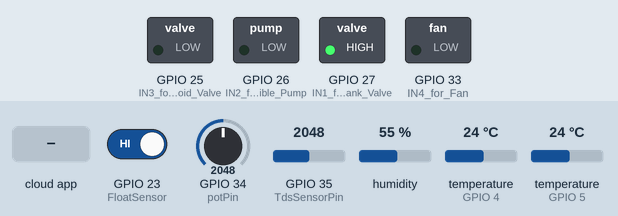
Recording of a sketch running on a simulated ESP32. Shown: switched loads named in the sketch (green lamp = pin HIGH). The inputs (shaded band) are chosen by the test bench; at power-on: GPIO 23 (FloatSensor) HIGH, GPIO 34 (potPin) = 2048, GPIO 35 (TdsSensorPin) = 2048, humidity 55 %, temperature (sensors on GPIO 4, GPIO 5) 24 °C. WiFi joins after 1.5 s; servers stay silent unless stated; the Firebase database answers and starts empty; what the sketch prints to the serial monitor is not drawn.

Above: at 2.7 s.
2.8 s: the phone or cloud app sets fan to 1
At 10.6 s:
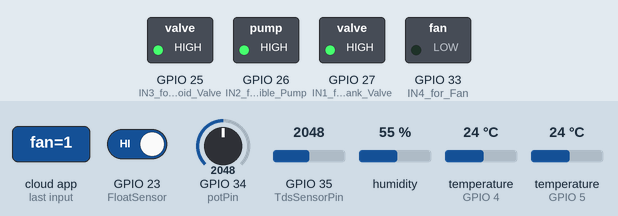
10.7 s: GPIO 23 (FloatSensor) driven LOW
At 13.1 s:
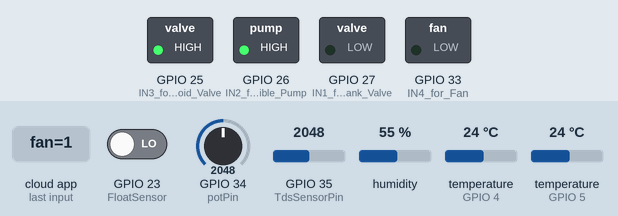
14.0 s: the phone or cloud app sets submersible_pump to 1
At 15.0 s:
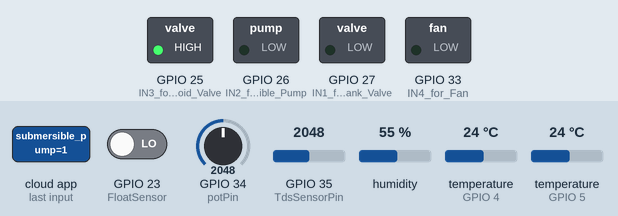
15.8 s: the phone or cloud app sets fan to 0
At 17.0 s:
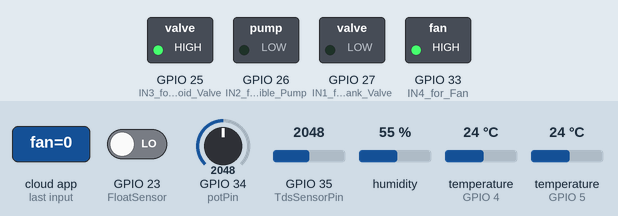
17.7 s: the phone or cloud app sets solenoid_valve to 1
At 19.6 s:
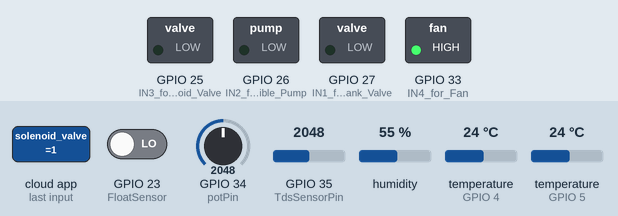
20.0 s: the phone or cloud app sets submersible_pump to 0
At 21.7 s:
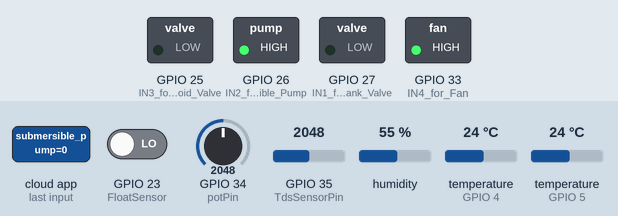
Timing chart, 0 to 22.8 s (numbered marks = the images above; inputs shaded):
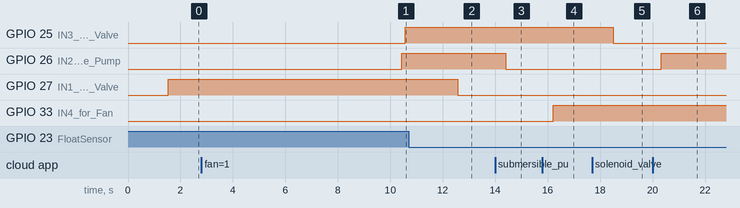

Measured:
- after the input at 2.8 s, GPIO 33 (IN4_for_Fan): stays LOW (without the input it goes to HIGH after 7.5 s)
- after the input at 10.7 s, GPIO 27 (IN1_for_Water_Tank_Valve): HIGH → LOW after 1.9 s
- after the input at 14.0 s, GPIO 26 (IN2_for_Submersible_Pump): HIGH → LOW after 0.40 s
- after the input at 15.8 s, GPIO 33 (IN4_for_Fan): LOW → HIGH after 0.42 s
- after the input at 17.7 s, GPIO 25 (IN3_for_Solenoid_Valve): HIGH → LOW after 0.81 s
- after the input at 20.0 s, GPIO 26 (IN2_for_Submersible_Pump): LOW → HIGH after 0.32 s

The sketch:

SmartHydroponicSystem.ino
```cpp
// libraries -
// firebase & wifi connection
#include <Arduino.h>
#include <WiFi.h>
#include <Firebase_ESP_Client.h>

// Provide the token generation process info and the RTDB payload printing info and other helper functions.
#include "addons/TokenHelper.h"
#include "addons/RTDBHelper.h"

// Define Firebase Data object
FirebaseData fbdo, fbdo1;
FirebaseAuth auth;
FirebaseConfig config;
unsigned long sendDataPrevMillis = 0;
bool signupOK = false;

// Insert your network credentials
#define WIFI_SSID "Wifi-Name"
#define WIFI_PASSWORD "Wifi-Password"

// Insert Firebase project API Key
#define API_KEY "Firebase-api-key"

// Insert Firebase RTDB URL*/
#define DATABASE_URL "Firebase-database-url"

// for dht
#include "DHT.h"
#define DHTPIN 4 // D4
#define DHTTYPE DHT11
DHT dht(DHTPIN, DHTTYPE);

// for water sensor
#define FloatSensor 23        // D23
int buttonState = 1;

// for water temperature
#include <OneWire.h>
#include <DallasTemperature.h>
#define DS18B20PIN 5 // D5
OneWire oneWire(DS18B20PIN);
DallasTemperature sensor(&oneWire);

// for TDS sensor
#define TdsSensorPin 35        // D35
#define VREF 3.3               // analog reference voltage(Volt) of the ADC
#define SCOUNT 30              // sum of sample point

int analogBuffer[SCOUNT];      // store the analog value in the array, read from ADC
int analogBufferTemp[SCOUNT];
int analogBufferIndex = 0;

float averageVoltage = 0;
float tdsValue = 0;
float temperature = 25;         // current temperature for compensation

unsigned long lastPrintTime = 0;

// median filtering algorithm
int getMedianNum(int bArray[], int iFilterLen)
{
    int bTab[iFilterLen];
    for (int i = 0; i < iFilterLen; i++)
        bTab[i] = bArray[i];
    int i, j, bTemp;
    for (j = 0; j < iFilterLen - 1; j++)
    {
        for (i = 0; i < iFilterLen - j - 1; i++)
        {
            if (bTab[i] > bTab[i + 1])
            {
                bTemp = bTab[i];
                bTab[i] = bTab[i + 1];
                bTab[i + 1] = bTemp;
            }
        }
    }
    if (iFilterLen % 2 == 0)
    {
        bTemp = (bTab[iFilterLen / 2] + bTab[iFilterLen / 2 - 1]) / 2;
    }
    else
    {
        bTemp = bTab[iFilterLen / 2];
    }
    return bTemp;
}


// for ph sensor
#define potPin 34 // D34
float ph = 0;
float Value = 0;

float dhtsensor()
{
    float t = dht.readTemperature();
    if (isnan(t))
    {
        Serial.println("Failed to read from DHT sensor!");
    }
    else
    {
        Serial.print("Room Temperature: ");
        Serial.print(t);
        Serial.println("°C");

        if (t > 24) // 24
        {
//            digitalWrite(33, LOW);         // Turn on the FAN
        }
        if (t < 18) // 18
        {
//            digitalWrite(33, HIGH);        // Turn off the FAN
        }
    }
    return t;
}
boolean floatswitch()
{
    buttonState = digitalRead(FloatSensor);
    if (buttonState == HIGH)
    {
        digitalWrite(27, HIGH);
        tdssensor();
        return true;
    }
    else
    {
        digitalWrite(27, LOW);
        return false;
    }
}
float watertemp()
{
    sensor.requestTemperatures();
    float tempinC = sensor.getTempCByIndex(0);
    Serial.print("Water Temperature :");
    Serial.print(tempinC);
    Serial.println("ºC");
    temperature = tempinC;
    return temperature;
}
float tdssensor()
{
    static unsigned long analogSampleTimepoint = millis();
    if (millis() - analogSampleTimepoint > 10U)
    {
        analogSampleTimepoint = millis();
        analogBuffer[analogBufferIndex] = analogRead(TdsSensorPin);
        analogBufferIndex = (analogBufferIndex + 1) % SCOUNT;       // Circular buffer
    }

    unsigned long currentTime = millis();

    if (currentTime - lastPrintTime > 1000U)
    {
        int medianValue = getMedianNum(analogBuffer, SCOUNT);
        averageVoltage = medianValue * (float)VREF / 4096.0;
        float compensationCoefficient = 1.0 + 0.02 * (temperature - 25.0);
        float compensationVoltage = averageVoltage / compensationCoefficient;
        tdsValue = (133.42 * compensationVoltage * compensationVoltage * compensationVoltage - 255.86 * compensationVoltage * compensationVoltage + 857.39 * compensationVoltage) * 0.5;
        Serial.print("TDS Value:");
        Serial.print(tdsValue);
        Serial.println(" ppm");

        lastPrintTime = currentTime;
    }
    if ((tdsValue > 1073)) // 1073

    {
//        digitalWrite(25, LOW);
        Serial.println("Solenoid valve ON");
    }
    return tdsValue;
}
float phsensor()
{
    Value = analogRead(potPin);
    Serial.print("PH value:");
    float voltage = Value * (3.3 / 4095.0);
    ph = (2.6 * voltage);
    Serial.println(ph);
    return ph;
}

void setup()
{
    Serial.begin(9600);

      //to connect wifi & firebase
        WiFi.begin(WIFI_SSID, WIFI_PASSWORD);
    Serial.print("Connecting to Wi-Fi");
    while (WiFi.status() != WL_CONNECTED)

    {
        Serial.print(".");
        delay(300);
    }
    Serial.println();
    Serial.print("Connected with IP: ");
    Serial.println(WiFi.localIP());
    Serial.println();

        /* Assign the api key (required) */
        config.api_key = API_KEY;

        /* Assign the RTDB URL (required) */
        config.database_url = DATABASE_URL;

        /* Sign up */
        if (Firebase.signUp(&config, &auth, "", ""))

    {
        Serial.println("ok");
        signupOK = true;
    }
    else
    {
        Serial.printf("%s\n", config.signer.signupError.message.c_str());
    }

  /* Assign the callback function for the long running token generation task */
    config.token_status_callback = tokenStatusCallback;       // see addons/TokenHelper.h

    Firebase.begin(&config, &auth);
    Firebase.reconnectWiFi(true);

    dht.begin();                        // for dht to begin
    pinMode(FloatSensor, INPUT_PULLUP); // for float sensor
    sensor.begin();                     // for water sensor
    pinMode(TdsSensorPin, INPUT);       // for TDS sensor
    pinMode(potPin, INPUT);             //for ph sensor

    // Relay Pins:
    pinMode(27, OUTPUT);    // IN1 for Water Tank Valve
    pinMode(26, OUTPUT);    // IN2 for Submersible Pump
    pinMode(25, OUTPUT);    // IN3 for Solenoid Valve
    pinMode(33, OUTPUT);    // IN4 for Fan

}

void loop()
{
    float env_temperature = dhtsensor();    // DHT11 Data
    bool float_level = floatswitch();        // Float Senser Data
    float water_temp = watertemp();         // DS18B20 Data
    float water_quality = tdssensor();      // TDS Data
    float ph_Value = phsensor();            // pH Sensor Data
    //delay(3000);

    if (Firebase.ready() && water_quality != 0 && (millis() - sendDataPrevMillis > 1 || sendDataPrevMillis == 0))
    {
        // since we want the data to be updated every second
        sendDataPrevMillis = millis();

        // Environment Temperature From DHT_11 to Firebase
        if (Firebase.RTDB.setFloat(&fbdo, "Sensors/DHT_11/Humidity", env_temperature))
        {
            Serial.print("Temperature : ");
            Serial.println(env_temperature);
        }
        else
        {
            Serial.println(" | Failed to Read from the DHT11 Sensor |");
            Serial.println("REASON: " + fbdo.errorReason());
        }

        // Water Temperature From DS18B20 to Firebase
        if (Firebase.RTDB.setFloat(&fbdo, "Sensors/Water/Temperature", water_temp))
        {
            Serial.print(" | Water Temperature : ");
            Serial.print(water_temp);
        }
        else
        {
            Serial.println(" | Failed to Read from the DS18B20 Sensor |");
            Serial.println("REASON: " + fbdo.errorReason());
        }

        // Water Temperature From Float Sensor to Firebase
        if (Firebase.RTDB.setBool(&fbdo, "Sensors/Float/Level", float_level))
        {
            Serial.print(" | Float Level : ");
		if(float_level) {
			Serial.print("High");
		} else {
			Serial.print("Low");
		}
        }
        else
        {
            Serial.println(" | Failed to Read from the Float Sensor |");
            Serial.println("REASON: " + fbdo.errorReason());
        }

        // Water Temperature From pH Sensor to Firebase
        if (Firebase.RTDB.setFloat(&fbdo, "Sensors/pH_Sensor/pH_Value", ph_Value))
        {
            Serial.print(" | pH Value : ");
            Serial.print(ph_Value);
        }
        else
        {
            Serial.println(" | Failed to Read from the pH Sensor |");
            Serial.println("REASON: " + fbdo.errorReason());
        }

        // Water Temperature From TDS Sensor to Firebase
        if (Firebase.RTDB.setFloat(&fbdo, "Sensors/TDS/Water_Quality", water_quality))
        {
            Serial.print(" | TDS : ");
            Serial.print(water_quality);
        }
        else
        {
            Serial.println(" | Failed to Read from the TDS Sensor |");
            Serial.println("REASON: " + fbdo.errorReason());
        }

        // ON and OFF Fan with Firebase
        bool fan;
        if (Firebase.RTDB.getBool(&fbdo, "/devices/fan"))
        {
            fan = fbdo.boolData();
            if (fan == false)
            {
                digitalWrite(33, HIGH);
                Serial.print("| Fan is OFF |");
            }
            else
            {
                digitalWrite(33, LOW);
                Serial.print(" | Fan is ON |");
            }
        }
        else
        {
            Serial.println(" | Failed to Read from the pH Sensor |");
            Serial.println("REASON: " + fbdo.errorReason());
        }

        // ON and OFF Submersible Pump with Firebase
        bool pump;
        if (Firebase.RTDB.getBool(&fbdo, "/devices/submersible_pump"))
        {
            pump = fbdo.boolData();
            if (pump == false)
            {
                digitalWrite(26, HIGH);
                Serial.print(" | Sumbersible Pump is OFF |");
            }
            else
            {
                digitalWrite(26, LOW);
                Serial.print(" | Sumbersible Pump is ON |");
            }
        }
        else
        {
            Serial.println(" | Failed to Read from the pH Sensor |");
            Serial.println("REASON: " + fbdo.errorReason());
        }

        // ON and OFF Solenoid Valve with Firebase
        bool solenoid;
        if (Firebase.RTDB.getBool(&fbdo, "/devices/solenoid_valve"))
        {
            solenoid = fbdo.boolData();
            if (solenoid == false)
            {
                digitalWrite(25, HIGH);
                Serial.print(" | Solenoid Valve is OFF |");
            }
            else
            {
                digitalWrite(25, LOW);
                Serial.print(" | Solenoid Valve is ON |");
            }
        }
        else
        {
            Serial.println(" | Failed to Read from the pH Sensor |");
            Serial.println("REASON: " + fbdo.errorReason());
        }

      }
}
```
